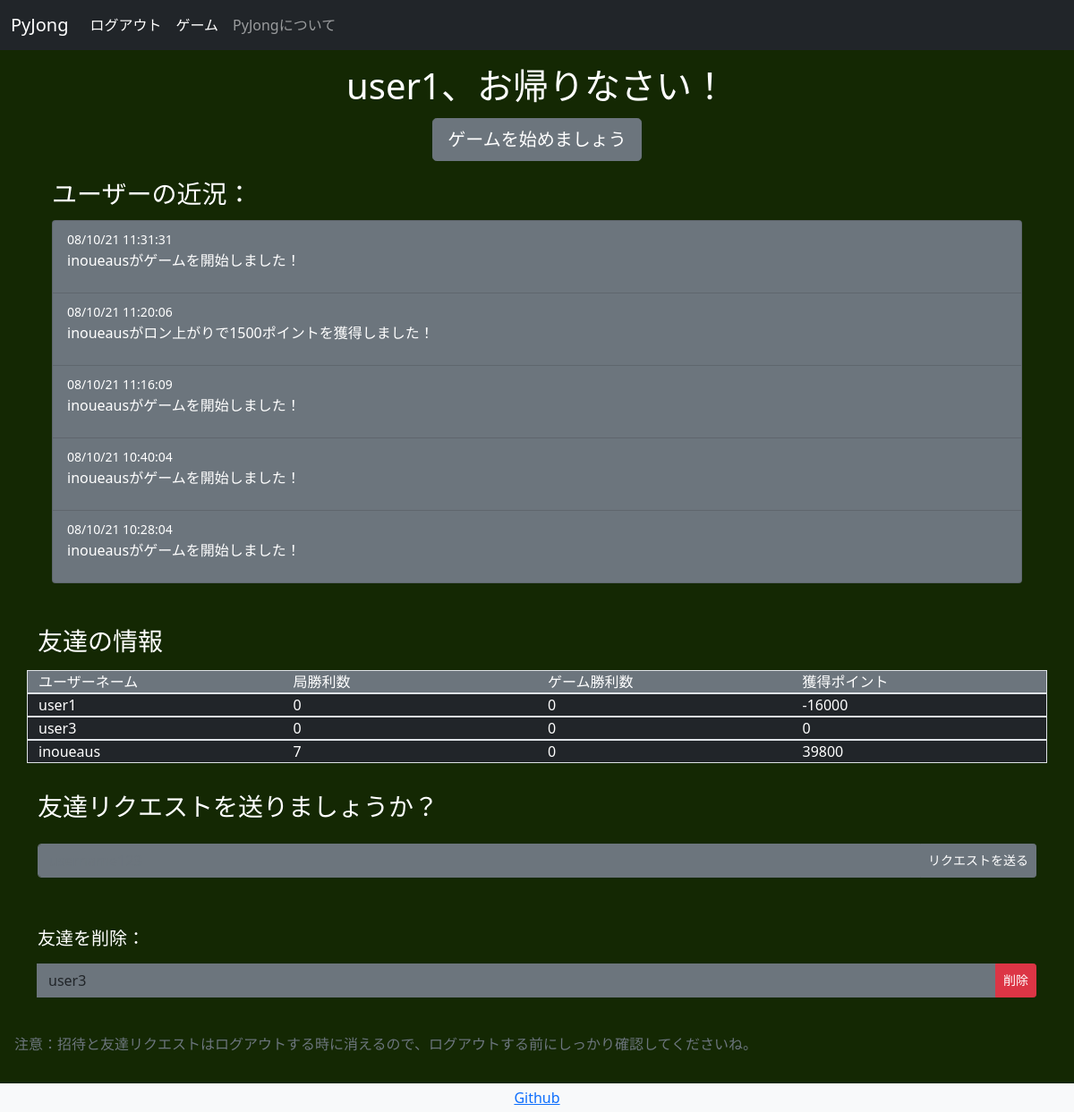
The app's page /main/friends (signed in), older data.
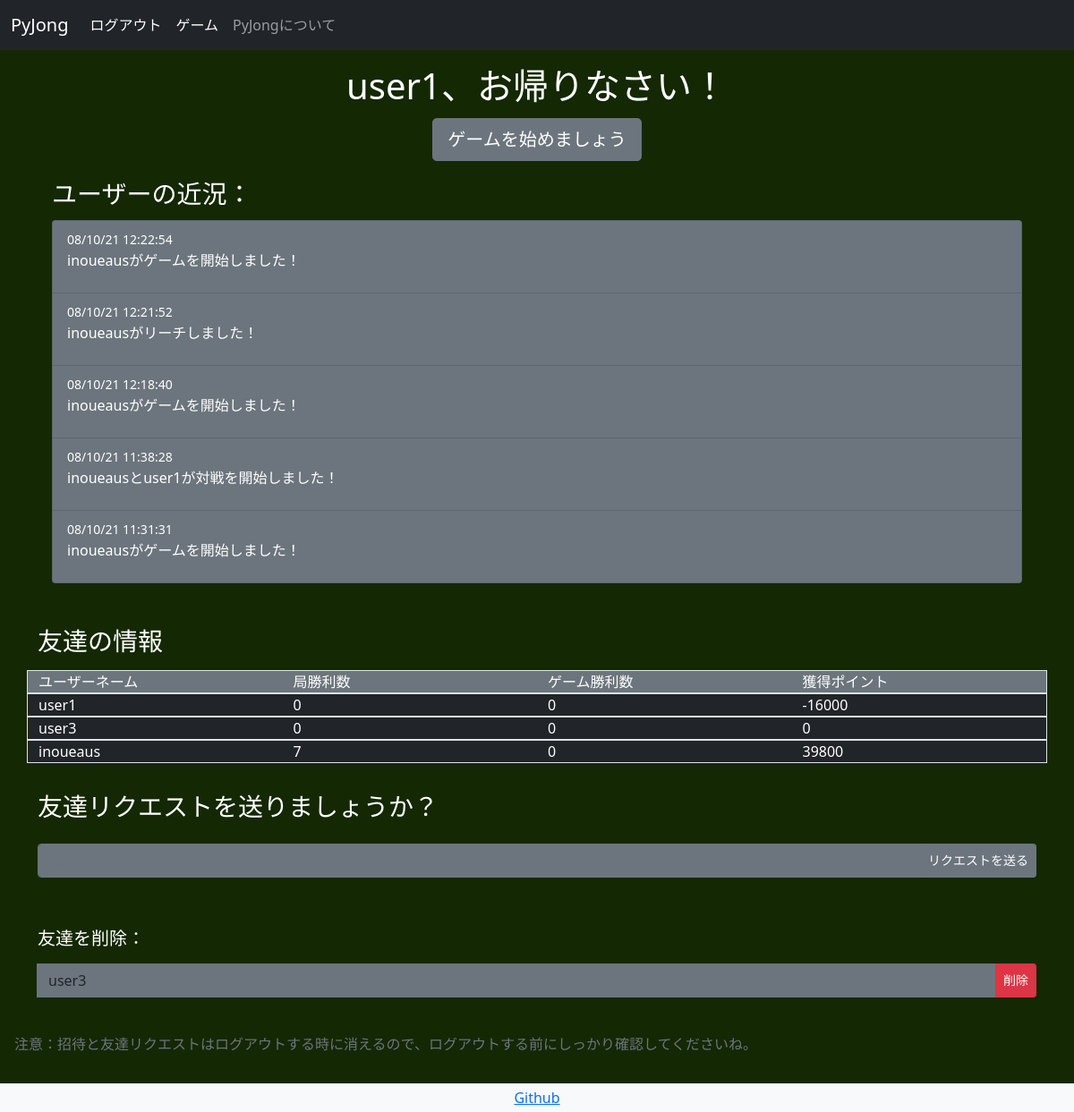
The same page, newer data.
### pyjong/models.py (models this page shows, shortened)
class GameUpdates(db.Model):
    id = db.Column(db.Integer,primary_key=True)
    date = db.Column(db.DateTime,nullable=False,default=datetime.now)
    text = db.Column(db.Text,nullable=False)

class UserData(db.Model,UserMixin):
    __tablename__ = 'userdata'
    id = db.Column(db.Integer,primary_key=True)
    email_address = db.Column(db.String(64),unique=True,index=True)
    username = db.Column(db.String(64),unique=True,index=True)
    password_hash = db.Column(db.String(128))
    friends_list = db.Column(db.Text)
    friend_requests = db.Column(db.Text)
    invites = db.Column(db.Text)
    kyoku_win_count = db.Column(db.Integer)
    game_win_count = db.Column(db.Integer)
    points = db.Column(db.Integer)

### pyjong/main/views.py (the view, shortened to what this page needs)
@main_blueprint.route('/friends',methods=['GET','POST'])
@login_required
def friends():
    get_new_requests(current_user.username)
    get_invites(current_user.username)
    get_friends_list(current_user.username)
    form_delete = DeleteFriend()
    form_delete = add_friends_to_form(form_delete)
    form_req = FriendRequest()
    form_add = AcceptFriendRequest()
    form_add = add_friend_requests_to_form(form_add)
    accept_invite_form = AcceptInvite()
    accept_invite_form = add_invites_to_form(accept_invite_form)
    game_updates = retrieve_game_updates()
    if form_delete.validate_on_submit():
        delete_friend(requested_username=form_delete.select_friend.data,requester_username=current_user.username)
        flash("友達を削除しました。",'alert-success')
        return redirect(url_for('main.friends'))
    return render_template('friends.html',form_delete=form_delete,form_add=form_add,form_req=form_req,accept_invite_form=accept_invite_form,game_updates=game_updates)

### pyjong/main/forms.py
class DeleteFriend(FlaskForm):
    select_friend = SelectField("承諾したいリクエストを選んでください")
    submit = SubmitField("削除")

class FriendRequest(FlaskForm):
    username = StringField('追加したいユーザーネーム：',validators=[InputRequired(),Regexp('^\w+$',message='英数字のみ入力可能')])
    submit = SubmitField('リクエストを送る')

### pyjong/main/views.py (called while the page is built)
def add_friends_to_form(form):
    if len(session['friends']) > 0:
        form.select_friend.choices = [(usr,usr) for usr in session['friends']]
        session['has_friends'] = True
    else:
        session['has_friends'] = False
    return form

def add_friend_requests_to_form(form):
    if session['new_requests']:
        form.select_friend.choices = [(usr,usr) for usr in session['requests']]
    else:
        form.select_friend.choices = [('no_friends','友達はまだいないようです')]
    return form

def add_invites_to_form(form):
    if session['has_new_invites']:
        form.select_friend.choices = [(room,usr) for usr,room in session['invites']]
    else:
        pass
    return form

### pyjong/models.py (called while the page is built)
@login_manager.user_loader
def load_user(user_id):
    return UserData.query.get(user_id)

### pyjong/main/templates/main/friends.html (shortened to what this page needs)
<!DOCTYPE html>
{% extends "base.html" %}
{% block content %}
<div class="container text-left p-3">
<div class="container text-center w-3">
  <h1 class="">{{session['username']}}、お帰りなさい！</h1>
</div>
<div class="container py-1 text-center">
  <button type="button" onclick="location.href='{{url_for('main.game')}}'" class="btn btn-secondary btn-lg btn-block px-3">ゲームを始めましょう</button>
</div>
<div class="container py-3">
  <h3>ユーザーの近況：</h3>
  <ul class="list-group pt-1">
    {% for update in game_updates.items %}
    <li class="list-group-item bg-secondary text-white">
      <small>{{update.date.strftime('%D %H:%M:%S')}}</small>
      <p>{{update.text}}</p>
    </li>
    {% endfor %}
  </ul>
</div>
</div>
<div class="container py-3">
  <h3 class="pb-2">友達の情報</h3>
  <div class="row border bg-secondary">
    <div class="col">ユーザーネーム</div>
    <div class="col">局勝利数</div>
    <div class="col">ゲーム勝利数</div>
    <div class="col">獲得ポイント</div>
  </div>
  {% for row in session['friend_stats'] %}
<div class="row border">
  {% for cell in row %}
    <div class="col bg-dark">{{cell}}</div>
    {% endfor %}
</div>
  {% endfor %}
</div>
<div class="container py-3">
<h3 class="pb-2">友達リクエストを送りましょうか？</h3>
<form class="" action="" method="POST">
<div class="input-group py-2">
{{form_req.username(class="form-control",placeholder="username123")}}
{{form_req.submit(class="btn btn-secondary btn-sm")}}
</div>
</div>
{% if session['has_friends'] %}
<div class="container py-3">
<form class="" action="" method="POST">
<h5 class="pt-3">友達を削除：</h5>
  <div class="input-group py-2">
    {{form_delete.select_friend(class="form-control")}}
    {{form_delete.submit(class="btn btn-danger btn-sm")}}
  </div>
</form>
</div>
{% endif %}
<p class="relative-bottom p-3 text-muted">注意：招待と友達リクエストはログアウトする時に消えるので、ログアウトする前にしっかり確認してくださいね。</p>
{% endblock %}

Row changes from the older to the newer data that the page shows:
no longer on this page (row unchanged): GameUpdates: date "08/10/21 11:20:06", text "inoueausがロン上がりで1500ポイントを獲得しました！"
no longer on this page (row unchanged): GameUpdates: date "08/10/21 11:16:09", text "inoueausがゲームを開始しました！"
no longer on this page (row unchanged): GameUpdates: date "08/10/21 10:40:04", text "inoueausがゲームを開始しました！"
no longer on this page (row unchanged): GameUpdates: date "08/10/21 10:28:04", text "inoueausがゲームを開始しました！"
added GameUpdates: date "08/10/21 12:22:54", text "inoueausがゲームを開始しました！"
added GameUpdates: date "08/10/21 12:21:52", text "inoueausがリーチしました！"
added GameUpdates: date "08/10/21 12:18:40", text "inoueausがゲームを開始しました！"
added GameUpdates: date "08/10/21 11:38:28", text "inoueausとuser1が対戦を開始しました！"
